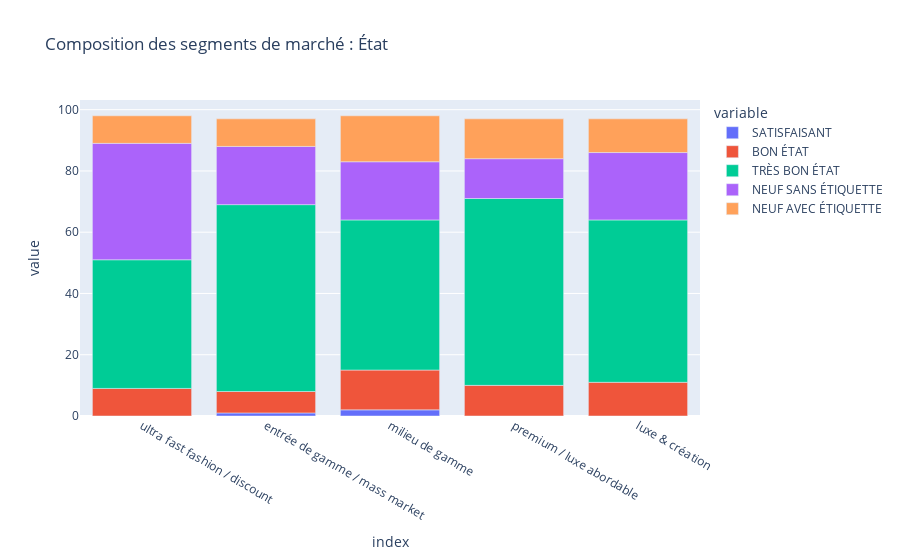

Source (notebook cell):
### Code cell
df = filtered_df_shirt.groupby(by=['Segment de marché', 'État']).count()
hist_val = {}
for ind in df.index:
    hist_val[ind[0]] = []

for ind in df.index:
    hist_val[ind[0]].append(df.loc[ind].iloc[0])

for el in hist_val:
    hist_val[el] /= sum(hist_val[el])

hist_df = pd.DataFrame(
    hist_val,
    index=[
        "BON ÉTAT",
        "NEUF AVEC ÉTIQUETTE",
        "NEUF SANS ÉTIQUETTE",
        "SATISFAISANT",
        "TRÈS BON ÉTAT",
    ],
)

hist_df = (
    (hist_df * 100)
    .astype(int)
    .reindex(
        [
            "SATISFAISANT",
            "BON ÉTAT",
            "TRÈS BON ÉTAT",
            "NEUF SANS ÉTIQUETTE",
            "NEUF AVEC ÉTIQUETTE",
        ]
    )
)
hist_df = hist_df.reindex(
    columns=[
        "ultra fast fashion / discount",
        "entrée de gamme / mass market",
        "milieu de gamme",
        "premium / luxe abordable",
        "luxe & création",
    ]
)

fig = hist_df.transpose().plot(kind="bar", title='Composition des segments de marché : État')
fig.show()

### Figure 1 — Plotly figure (JSON) as saved in the notebook; plotly's stock layout.template omitted (floating-point values rounded to 4 significant figures)
{"data": [{"alignmentgroup": "True", "hovertemplate": "variable=SATISFAISANT<br>index=%{x}<br>value=%{y}<extra></extra>", "legendgroup": "SATISFAISANT", "marker": {"color": "#636efa", "pattern": {"shape": ""}}, "name": "SATISFAISANT", "offsetgroup": "SATISFAISANT", "orientation": "v", "showlegend": true, "textposition": "auto", "type": "bar", "x": ["ultra fast fashion / discount", "entrée de gamme / mass market", "milieu de gamme", "premium / luxe abordable", "luxe & création"], "xaxis": "x", "y": [0, 1, 2, 0, 0], "yaxis": "y"}, {"alignmentgroup": "True", "hovertemplate": "variable=BON ÉTAT<br>index=%{x}<br>value=%{y}<extra></extra>", "legendgroup": "BON ÉTAT", "marker": {"color": "#EF553B", "pattern": {"shape": ""}}, "name": "BON ÉTAT", "offsetgroup": "BON ÉTAT", "orientation": "v", "showlegend": true, "textposition": "auto", "type": "bar", "x": ["ultra fast fashion / discount", "entrée de gamme / mass market", "milieu de gamme", "premium / luxe abordable", "luxe & création"], "xaxis": "x", "y": [9, 7, 13, 10, 11], "yaxis": "y"}, {"alignmentgroup": "True", "hovertemplate": "variable=TRÈS BON ÉTAT<br>index=%{x}<br>value=%{y}<extra></extra>", "legendgroup": "TRÈS BON ÉTAT", "marker": {"color": "#00cc96", "pattern": {"shape": ""}}, "name": "TRÈS BON ÉTAT", "offsetgroup": "TRÈS BON ÉTAT", "orientation": "v", "showlegend": true, "textposition": "auto", "type": "bar", "x": ["ultra fast fashion / discount", "entrée de gamme / mass market", "milieu de gamme", "premium / luxe abordable", "luxe & création"], "xaxis": "x", "y": [42, 61, 49, 61, 53], "yaxis": "y"}, {"alignmentgroup": "True", "hovertemplate": "variable=NEUF SANS ÉTIQUETTE<br>index=%{x}<br>value=%{y}<extra></extra>", "legendgroup": "NEUF SANS ÉTIQUETTE", "marker": {"color": "#ab63fa", "pattern": {"shape": ""}}, "name": "NEUF SANS ÉTIQUETTE", "offsetgroup": "NEUF SANS ÉTIQUETTE", "orientation": "v", "showlegend": true, "textposition": "auto", "type": "bar", "x": ["ultra fast fashion / discount", "entrée de gamme / mass market", "milieu de gamme", "premium / luxe abordable", "luxe & création"], "xaxis": "x", "y": [38, 19, 19, 13, 22], "yaxis": "y"}, {"alignmentgroup": "True", "hovertemplate": "variable=NEUF AVEC ÉTIQUETTE<br>index=%{x}<br>value=%{y}<extra></extra>", "legendgroup": "NEUF AVEC ÉTIQUETTE", "marker": {"color": "#FFA15A", "pattern": {"shape": ""}}, "name": "NEUF AVEC ÉTIQUETTE", "offsetgroup": "NEUF AVEC ÉTIQUETTE", "orientation": "v", "showlegend": true, "textposition": "auto", "type": "bar", "x": ["ultra fast fashion / discount", "entrée de gamme / mass market", "milieu de gamme", "premium / luxe abordable", "luxe & création"], "xaxis": "x", "y": [9, 9, 15, 13, 11], "yaxis": "y"}], "layout": {"barmode": "relative", "legend": {"title": {"text": "variable"}, "tracegroupgap": 0}, "title": {"text": "Composition des segments de marché : État"}, "xaxis": {"anchor": "y", "domain": [0, 1], "title": {"text": "index"}}, "yaxis": {"anchor": "x", "domain": [0, 1], "title": {"text": "value"}}}}
